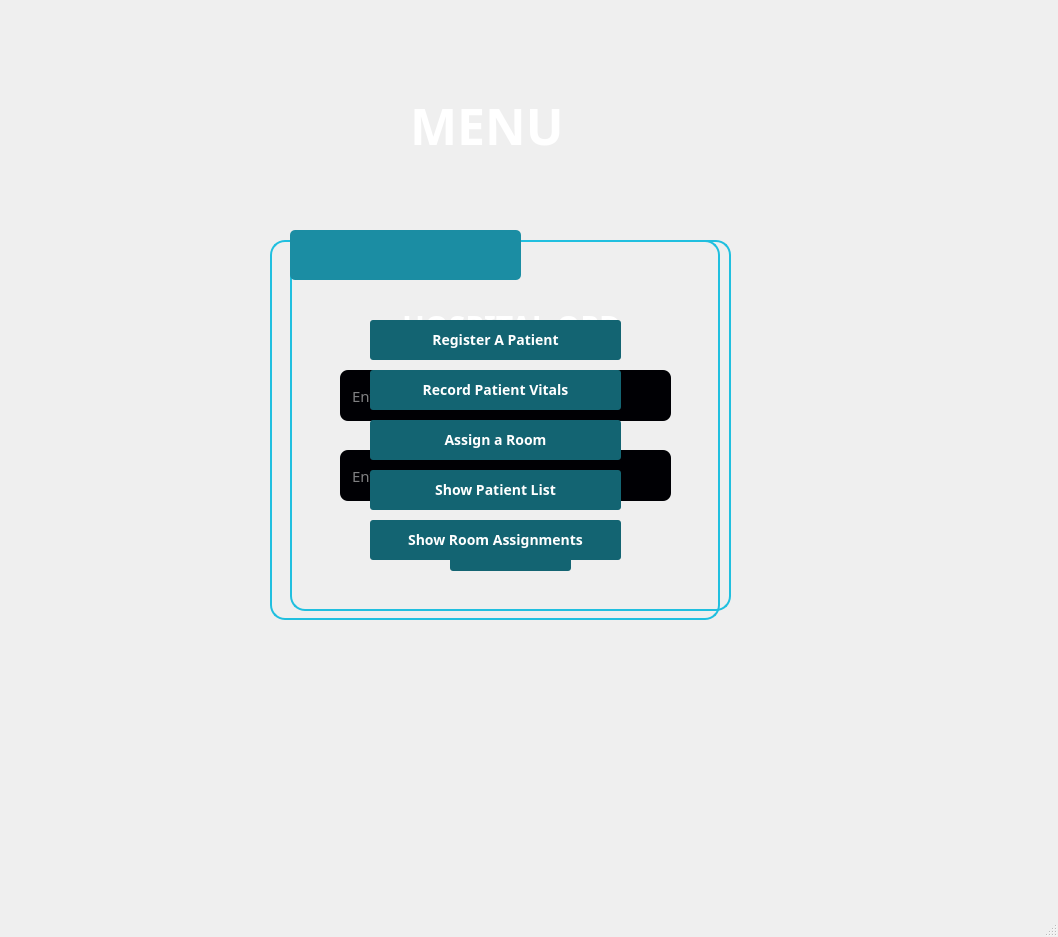
<?xml version="1.0" encoding="UTF-8"?>
<ui version="4.0">
 <class>screen2</class>
 <widget class="QMainWindow" name="screen2">
  <property name="geometry">
   <rect>
    <x>0</x>
    <y>0</y>
    <width>1058</width>
    <height>937</height>
   </rect>
  </property>
  <property name="windowTitle">
   <string>MainWindow</string>
  </property>
  <widget class="QWidget" name="centralwidget">
   <widget class="QFrame" name="regHospCard">
    <property name="geometry">
     <rect>
      <x>270</x>
      <y>230</y>
      <width>481</width>
      <height>381</height>
     </rect>
    </property>
    <property name="styleSheet">
     <string notr="true">background-color:transparent;</string>
    </property>
    <widget class="QLineEdit" name="Hospital">
     <property name="geometry">
      <rect>
       <x>70</x>
       <y>140</y>
       <width>331</width>
       <height>51</height>
      </rect>
     </property>
     <property name="styleSheet">
      <string notr="true">font-family:Poppins;
font-size:15px;
font-weight:300;
color:white;
border:none;
border-radius:8px;
padding:10px;
background-color: #000004;
opacity:0.8;
</string>
     </property>
     <property name="placeholderText">
      <string notr="true">Enter the name of your Hospital</string>
     </property>
    </widget>
    <widget class="QLineEdit" name="HOPDHEADER">
     <property name="geometry">
      <rect>
       <x>130</x>
       <y>70</y>
       <width>261</width>
       <height>51</height>
      </rect>
     </property>
     <property name="styleSheet">
      <string notr="true">background-color: transparent;
border:none;
border-radius:5px;
font-family: Poppins;
font-weight:500;
font-size: 30px;
color:white;
text-align:Center;
</string>
     </property>
     <property name="text">
      <string>HOSPITAL OPD</string>
     </property>
    </widget>
    <widget class="QLineEdit" name="numberRooms">
     <property name="geometry">
      <rect>
       <x>70</x>
       <y>220</y>
       <width>331</width>
       <height>51</height>
      </rect>
     </property>
     <property name="styleSheet">
      <string notr="true">font-family:Poppins;
font-size:15px;
font-weight:300;
color:white;
border:none;
border-radius:8px;
padding:10px;
background-color: #000004;
opacity:0.8;
</string>
     </property>
     <property name="text">
      <string/>
     </property>
     <property name="placeholderText">
      <string>Enter number of rooms</string>
     </property>
    </widget>
    <widget class="QPushButton" name="pushButton">
     <property name="geometry">
      <rect>
       <x>180</x>
       <y>300</y>
       <width>121</width>
       <height>41</height>
      </rect>
     </property>
     <property name="styleSheet">
      <string notr="true">border: none;
border-radius:3px;
background-color: rgb(19, 100, 114);
font-family:Poppins;
font-size:10px;
</string>
     </property>
     <property name="text">
      <string>Continue</string>
     </property>
    </widget>
    <widget class="QLabel" name="myLabel2">
     <property name="geometry">
      <rect>
       <x>20</x>
       <y>10</y>
       <width>441</width>
       <height>371</height>
      </rect>
     </property>
     <property name="autoFillBackground">
      <bool>false</bool>
     </property>
     <property name="styleSheet">
      <string notr="true">
/*background-color: qlineargradient(spread:pad, x1:0, y1:0, x2:1, y2:1, stop:0 rgba(32,191,223,1), stop:1 rgba(19,71,78,1),stop:3  rgba(2,0,36,1));*/

border-radius:15px;
border:2px solid rgba(32,191,223,1);
box-shadow: rgba(100, 100, 111, 0.2) 0px 7px 29px 0px;</string>
     </property>
     <property name="text">
      <string/>
     </property>
    </widget>
    <zorder>myLabel2</zorder>
    <zorder>HOPDHEADER</zorder>
    <zorder>numberRooms</zorder>
    <zorder>pushButton</zorder>
    <zorder>Hospital</zorder>
   </widget>
   <widget class="QFrame" name="MainMenu">
    <property name="geometry">
     <rect>
      <x>270</x>
      <y>230</y>
      <width>550</width>
      <height>440</height>
     </rect>
    </property>
    <property name="styleSheet">
     <string notr="true">background-color:transparent;</string>
    </property>
    <widget class="QLabel" name="Hospital_3">
     <property name="geometry">
      <rect>
       <x>20</x>
       <y>0</y>
       <width>231</width>
       <height>50</height>
      </rect>
     </property>
     <property name="styleSheet">
      <string notr="true">font-family:Poppins;
font-size:12px;
font-weight:300;
color:white;
border:0.4px solid white;
border-radius:5px;
padding:3px;
background-color: rgb(27, 141, 163);


</string>
     </property>
     <property name="text">
      <string/>
     </property>
    </widget>
    <widget class="QPushButton" name="showPatient">
     <property name="geometry">
      <rect>
       <x>100</x>
       <y>240</y>
       <width>251</width>
       <height>40</height>
      </rect>
     </property>
     <property name="styleSheet">
      <string notr="true">border: none;
border-radius:3px;
/*background-color: qlineargradient(spread:pad, x1:0, y1:0, x2:1, y2:0, stop:0 rgba(0, 0, 0, 255), stop:1 rgba(255, 255, 255, 255));*/


/* CSS */

  background-color: rgb(19, 100, 114);
  
  border-style: none;
  box-sizing: border-box;
  color: #FFFFFF;
  cursor: pointer;
  display: inline-block;
  font-family:Poppins;
  font-size: 14px;
  font-weight: 500;
  height: 40px;
  line-height: 20px;
  list-style: none;
  margin: 0;
  outline: none;
  padding: 10px 16px;
  position: relative;
  text-align: center;
  text-decoration: none;
  transition: color 100ms;
  vertical-align: baseline;
  user-select: none;
  -webkit-user-select: none;
  touch-action: manipulation;

</string>
     </property>
     <property name="text">
      <string>Show Patient List</string>
     </property>
    </widget>
    <widget class="QPushButton" name="showRoomAss">
     <property name="geometry">
      <rect>
       <x>100</x>
       <y>290</y>
       <width>251</width>
       <height>40</height>
      </rect>
     </property>
     <property name="styleSheet">
      <string notr="true">border: none;
border-radius:3px;
/*background-color: qlineargradient(spread:pad, x1:0, y1:0, x2:1, y2:0, stop:0 rgba(0, 0, 0, 255), stop:1 rgba(255, 255, 255, 255));*/


/* CSS */

  background-color: rgb(19, 100, 114);
  
  border-style: none;
  box-sizing: border-box;
  color: #FFFFFF;
  cursor: pointer;
  display: inline-block;
  font-family:Poppins;
  font-size: 14px;
  font-weight: 500;
  height: 40px;
  line-height: 20px;
  list-style: none;
  margin: 0;
  outline: none;
  padding: 10px 16px;
  position: relative;
  text-align: center;
  text-decoration: none;
  transition: color 100ms;
  vertical-align: baseline;
  user-select: none;
  -webkit-user-select: none;
  touch-action: manipulation;

</string>
     </property>
     <property name="text">
      <string>Show Room Assignments</string>
     </property>
    </widget>
    <widget class="QPushButton" name="assiRoom">
     <property name="geometry">
      <rect>
       <x>100</x>
       <y>190</y>
       <width>251</width>
       <height>40</height>
      </rect>
     </property>
     <property name="styleSheet">
      <string notr="true">border: none;
border-radius:3px;
/*background-color: qlineargradient(spread:pad, x1:0, y1:0, x2:1, y2:0, stop:0 rgba(0, 0, 0, 255), stop:1 rgba(255, 255, 255, 255));*/


/* CSS */

  background-color: rgb(19, 100, 114);
  
  border-style: none;
  box-sizing: border-box;
  color: #FFFFFF;
  cursor: pointer;
  display: inline-block;
  font-family:Poppins;
  font-size: 14px;
  font-weight: 500;
  height: 40px;
  line-height: 20px;
  list-style: none;
  margin: 0;
  outline: none;
  padding: 10px 16px;
  position: relative;
  text-align: center;
  text-decoration: none;
  transition: color 100ms;
  vertical-align: baseline;
  user-select: none;
  -webkit-user-select: none;
  touch-action: manipulation;

</string>
     </property>
     <property name="text">
      <string>Assign a Room</string>
     </property>
    </widget>
    <widget class="QPushButton" name="regPatient">
     <property name="geometry">
      <rect>
       <x>100</x>
       <y>90</y>
       <width>251</width>
       <height>40</height>
      </rect>
     </property>
     <property name="styleSheet">
      <string notr="true">border: none;
border-radius:3px;
/*background-color: qlineargradient(spread:pad, x1:0, y1:0, x2:1, y2:0, stop:0 rgba(0, 0, 0, 255), stop:1 rgba(255, 255, 255, 255));*/


/* CSS */

  background-color: rgb(19, 100, 114);
  
  border-style: none;
  box-sizing: border-box;
  color: #FFFFFF;
  cursor: pointer;
  display: inline-block;
  font-family:Poppins;
  font-size: 14px;
  font-weight: 500;
  height: 40px;
  line-height: 20px;
  list-style: none;
  margin: 0;
  outline: none;
  padding: 10px 16px;
  position: relative;
  text-align: center;
  text-decoration: none;
  transition: color 100ms;
  vertical-align: baseline;





</string>
     </property>
     <property name="text">
      <string>Register A Patient</string>
     </property>
    </widget>
    <widget class="QPushButton" name="recPVitals">
     <property name="geometry">
      <rect>
       <x>100</x>
       <y>140</y>
       <width>251</width>
       <height>40</height>
      </rect>
     </property>
     <property name="styleSheet">
      <string notr="true">border: none;
border-radius:3px;
/*background-color: qlineargradient(spread:pad, x1:0, y1:0, x2:1, y2:0, stop:0 rgba(0, 0, 0, 255), stop:1 rgba(255, 255, 255, 255));*/


/* CSS */

  background-color: rgb(19, 100, 114);
  
  border-style: none;
  box-sizing: border-box;
  color: #FFFFFF;
  cursor: pointer;
  display: inline-block;
  font-family:Poppins;
  font-size: 14px;
  font-weight: 500;
  height: 40px;
  line-height: 20px;
  list-style: none;
  margin: 0;
  outline: none;
  padding: 10px 16px;
  position: relative;
  text-align: center;
  text-decoration: none;
  transition: color 100ms;
  vertical-align: baseline;
  user-select: none;
  -webkit-user-select: none;
  touch-action: manipulation;

</string>
     </property>
     <property name="text">
      <string>Record Patient Vitals</string>
     </property>
    </widget>
    <widget class="QLabel" name="menu">
     <property name="geometry">
      <rect>
       <x>0</x>
       <y>10</y>
       <width>450</width>
       <height>380</height>
      </rect>
     </property>
     <property name="autoFillBackground">
      <bool>false</bool>
     </property>
     <property name="styleSheet">
      <string notr="true">
/*background-color: qlineargradient(spread:pad, x1:0, y1:0, x2:1, y2:1, stop:0 rgba(32,191,223,1), stop:1 rgba(19,71,78,1),stop:3  rgba(2,0,36,1));*/

border-radius:15px;
border:2px solid rgba(32,191,223,1) ;
box-shadow: rgba(100, 100, 111, 0.2) 0px 7px 29px 0px;
font-family:Poppins;
font-size:15px;
font-weight:500;
color:white;
text-align:center;
opacity:0.4;
</string>
     </property>
     <property name="text">
      <string/>
     </property>
     <property name="textInteractionFlags">
      <set>Qt::NoTextInteraction</set>
     </property>
    </widget>
    <zorder>menu</zorder>
    <zorder>Hospital_3</zorder>
    <zorder>assiRoom</zorder>
    <zorder>recPVitals</zorder>
    <zorder>showPatient</zorder>
    <zorder>showRoomAss</zorder>
    <zorder>regPatient</zorder>
   </widget>
   <widget class="QLabel" name="label">
    <property name="geometry">
     <rect>
      <x>410</x>
      <y>100</y>
      <width>191</width>
      <height>51</height>
     </rect>
    </property>
    <property name="styleSheet">
     <string notr="true">font-family:Poppins;
font-weight:900;
font-size:50px;
color:white;</string>
    </property>
    <property name="text">
     <string>MENU</string>
    </property>
   </widget>
  </widget>
  <widget class="QMenuBar" name="menubar">
   <property name="geometry">
    <rect>
     <x>0</x>
     <y>0</y>
     <width>1058</width>
     <height>17</height>
    </rect>
   </property>
  </widget>
  <widget class="QStatusBar" name="statusbar"/>
 </widget>
 <resources/>
 <connections/>
</ui>
